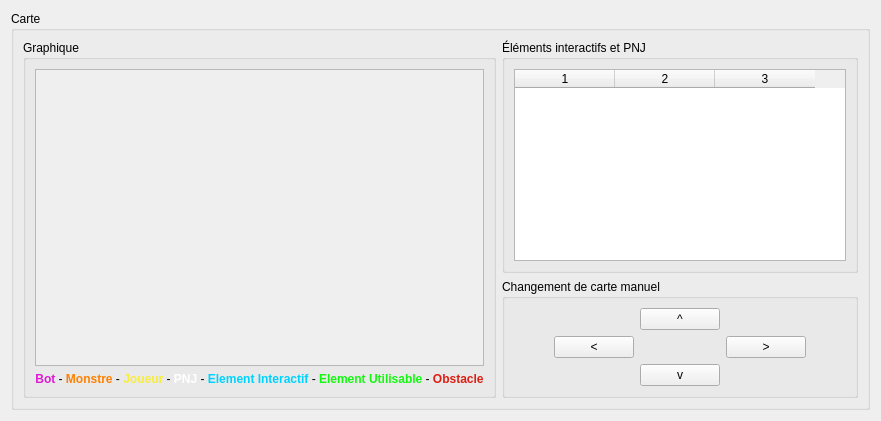
       <widget class="QWidget" name="mapViewer_tab">
        <attribute name="icon">
         <iconset resource="../Resources.qrc">
          <normaloff>:/Resources/view.png</normaloff>:/Resources/view.png</iconset>
        </attribute>
        <attribute name="title">
         <string/>
        </attribute>
        <layout class="QHBoxLayout" name="horizontalLayout_52">
         <item>
          <widget class="QGroupBox" name="groupBox_24">
           <property name="title">
            <string>Carte</string>
           </property>
           <layout class="QHBoxLayout" name="horizontalLayout_49">
            <item>
             <layout class="QHBoxLayout" name="horizontalLayout_50">
              <item>
               <widget class="QGroupBox" name="groupBox_15">
                <property name="sizePolicy">
                 <sizepolicy hsizetype="MinimumExpanding" vsizetype="Preferred">
                  <horstretch>0</horstretch>
                  <verstretch>0</verstretch>
                 </sizepolicy>
                </property>
                <property name="title">
                 <string>Graphique</string>
                </property>
                <layout class="QGridLayout" name="gridLayout_23">
                 <item row="0" column="0">
                  <layout class="QVBoxLayout" name="mapViewer_layout">
                   <item>
                    <widget class="QGraphicsView" name="map_view">
                     <property name="enabled">
                      <bool>false</bool>
                     </property>
                    </widget>
                   </item>
                   <item>
                    <widget class="QLabel" name="label_9">
                     <property name="text">
                      <string>&lt;html&gt;&lt;head/&gt;&lt;body&gt;&lt;p align=&quot;center&quot;&gt;&lt;span style=&quot; font-weight:600; color:#e019d8;&quot;&gt;Bot &lt;/span&gt;- &lt;span style=&quot; font-weight:600; color:#ff8000;&quot;&gt;Monstre&lt;/span&gt; - &lt;span style=&quot; font-weight:600; color:#f7ed3f;&quot;&gt;Joueur &lt;/span&gt;- &lt;span style=&quot; font-weight:600; color:#ffffff;&quot;&gt;PNJ&lt;/span&gt; - &lt;span style=&quot; font-weight:600; color:#00d2ff;&quot;&gt;Element Interactif&lt;/span&gt; - &lt;span style=&quot; font-weight:600; color:#12f90f;&quot;&gt;Element Utilisable &lt;/span&gt;- &lt;span style=&quot; font-weight:600; color:#dc1f15;&quot;&gt;Obstacle&lt;/span&gt;&lt;/p&gt;&lt;/body&gt;&lt;/html&gt;</string>
                     </property>
                    </widget>
                   </item>
                  </layout>
                 </item>
                </layout>
               </widget>
              </item>
              <item>
               <layout class="QVBoxLayout" name="verticalLayout_35">
                <item>
                 <widget class="QGroupBox" name="groupBox_23">
                  <property name="sizePolicy">
                   <sizepolicy hsizetype="MinimumExpanding" vsizetype="Preferred">
                    <horstretch>0</horstretch>
                    <verstretch>0</verstretch>
                   </sizepolicy>
                  </property>
                  <property name="title">
                   <string>Éléments interactifs et PNJ</string>
                  </property>
                  <layout class="QHBoxLayout" name="horizontalLayout_51">
                   <item>
                    <layout class="QVBoxLayout" name="verticalLayout_31">
                     <item>
                      <widget class="QTableWidget" name="interactives_view">
                       <property name="sizePolicy">
                        <sizepolicy hsizetype="Expanding" vsizetype="Preferred">
                         <horstretch>0</horstretch>
                         <verstretch>0</verstretch>
                        </sizepolicy>
                       </property>
                       <property name="editTriggers">
                        <set>QAbstractItemView::NoEditTriggers</set>
                       </property>
                       <property name="selectionMode">
                        <enum>QAbstractItemView::SingleSelection</enum>
                       </property>
                       <property name="selectionBehavior">
                        <enum>QAbstractItemView::SelectRows</enum>
                       </property>
                       <property name="columnCount">
                        <number>3</number>
                       </property>
                       <attribute name="verticalHeaderVisible">
                        <bool>false</bool>
                       </attribute>
                       <column/>
                       <column/>
                       <column/>
                      </widget>
                     </item>
                    </layout>
                   </item>
                  </layout>
                 </widget>
                </item>
                <item>
                 <widget class="QGroupBox" name="groupBox_27">
                  <property name="title">
                   <string>Changement de carte manuel</string>
                  </property>
                  <layout class="QHBoxLayout" name="horizontalLayout_58">
                   <item>
                    <layout class="QHBoxLayout" name="horizontalLayout_46">
                     <item>
                      <spacer name="horizontalSpacer_41">
                       <property name="orientation">
                        <enum>Qt::Horizontal</enum>
                       </property>
                       <property name="sizeHint" stdset="0">
                        <size>
                         <width>40</width>
                         <height>20</height>
                        </size>
                       </property>
                      </spacer>
                     </item>
                     <item>
                      <layout class="QGridLayout" name="gridLayout_16">
                       <item row="0" column="2">
                        <widget class="QPushButton" name="changeTop_button">
                         <property name="text">
                          <string>^</string>
                         </property>
                        </widget>
                       </item>
                       <item row="1" column="3">
                        <widget class="QPushButton" name="changeRight_button">
                         <property name="text">
                          <string>&gt;</string>
                         </property>
                        </widget>
                       </item>
                       <item row="2" column="2">
                        <widget class="QPushButton" name="changeBottom_button">
                         <property name="text">
                          <string>v</string>
                         </property>
                        </widget>
                       </item>
                       <item row="1" column="1">
                        <widget class="QPushButton" name="changeLeft_button">
                         <property name="text">
                          <string>&lt;</string>
                         </property>
                        </widget>
                       </item>
                       <item row="1" column="2">
                        <spacer name="horizontalSpacer_28">
                         <property name="orientation">
                          <enum>Qt::Horizontal</enum>
                         </property>
                         <property name="sizeHint" stdset="0">
                          <size>
                           <width>40</width>
                           <height>20</height>
                          </size>
                         </property>
                        </spacer>
                       </item>
                      </layout>
                     </item>
                     <item>
                      <spacer name="horizontalSpacer_42">
                       <property name="orientation">
                        <enum>Qt::Horizontal</enum>
                       </property>
                       <property name="sizeHint" stdset="0">
                        <size>
                         <width>40</width>
                         <height>20</height>
                        </size>
                       </property>
                      </spacer>
                     </item>
                    </layout>
                   </item>
                  </layout>
                 </widget>
                </item>
               </layout>
              </item>
             </layout>
            </item>
           </layout>
           <zorder></zorder>
          </widget>
         </item>
        </layout>
       </widget>
